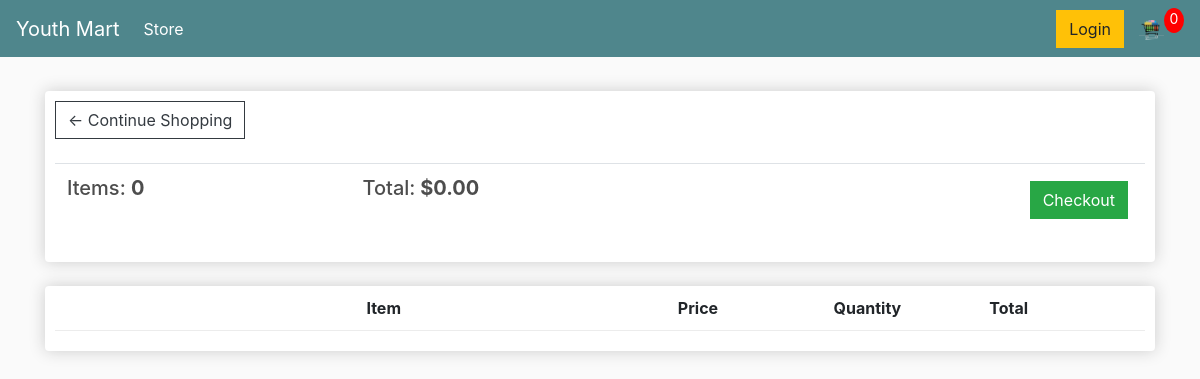
Page /cart/ (signed in) on the earlier database version.
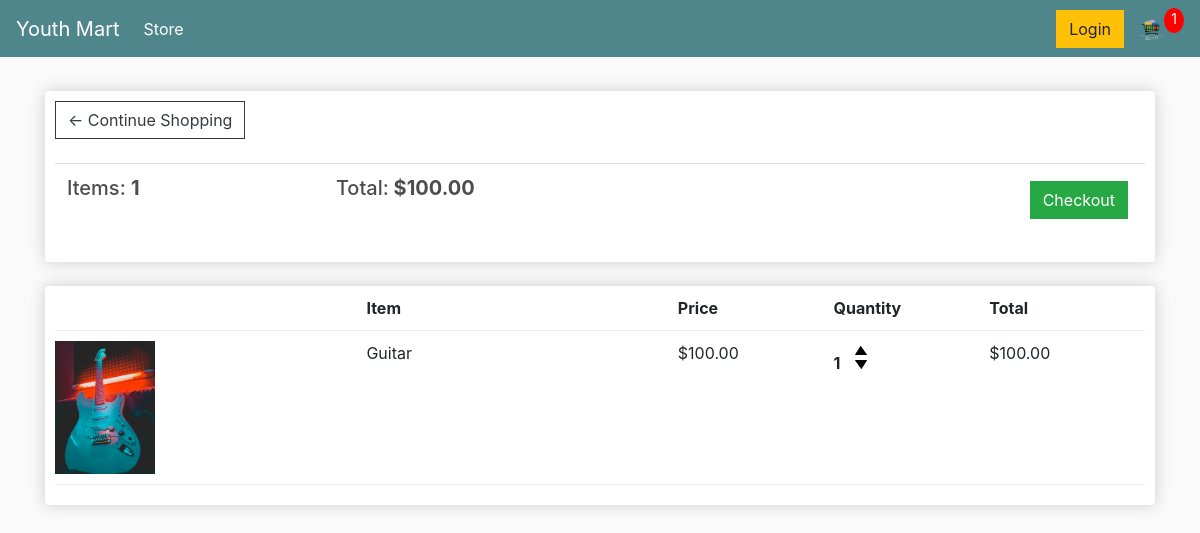
Same page on the later database version.
### store/models.py (models this page shows, shortened)
class Order(models.Model):
	customer = models.ForeignKey(Customer, on_delete=models.SET_NULL, null=True, blank=True)
	date_ordered = models.DateTimeField(auto_now_add=True)
	complete = models.BooleanField(default=False)
	transaction_id = models.CharField(max_length=100, null=True)
	@property
	def get_cart_total(self):
		orderitems = self.orderitem_set.all()
		total = sum([item.get_total for item in orderitems])
		return total
	@property
	def get_cart_items(self):
		orderitems = self.orderitem_set.all()
		total = sum([item.quantity for item in orderitems])
		return total

class OrderItem(models.Model):
	product = models.ForeignKey(Product, on_delete=models.SET_NULL, null=True)
	order = models.ForeignKey(Order, on_delete=models.SET_NULL, null=True)
	quantity = models.IntegerField(default=0, null=True, blank=True)
	date_added = models.DateTimeField(auto_now_add=True)
	@property
	def get_total(self):
		total = self.product.price * self.quantity
		return total

class Product(models.Model):
	name = models.CharField(max_length=200)
	price = models.FloatField()
	digital = models.BooleanField(default=False,null=True, blank=True)
	image = models.ImageField(null=True, blank=True)
	@property
	def imageURL(self):
		try:
			url = self.image.url
		except:
			url = ''
		return url

### store/views.py (the view)
# urls.py: path('cart/', views.cart, name="cart"),
def cart(request):
	data = cartData(request)
	cartItems = data['cartItems']
	order = data['order']
	items = data['items']
	context = {'items':items, 'order':order, 'cartItems':cartItems}
	return render(request, 'store/cart.html', context)

### store/utils.py (called while the page is built)
def cartData(request):
	if request.user.is_authenticated:
		customer = request.user.customer
		order, created = Order.objects.get_or_create(customer=customer, complete=False)
		items = order.orderitem_set.all()
		cartItems = order.get_cart_items
	else:
		cookieData = cookieCart(request)
		cartItems = cookieData['cartItems']
		order = cookieData['order']
		items = cookieData['items']
	return {'cartItems':cartItems ,'order':order, 'items':items}

### store/templates/store/cart.html
{% extends 'store/main.html' %}
{% load static %}
{% block content %}
<div class="row">
    <div class="col-lg-12">
        <div class="box-element">
            <a  class="btn btn-outline-dark" href="{% url 'store' %}">&#x2190; Continue Shopping</a>
            <br>
            <br>
            <table class="table">
                <tr>
                    <th><h5>Items: <strong>{{order.get_cart_items}}</strong></h5></th>
                    <th><h5>Total:<strong> ${{order.get_cart_total|floatformat:2}}</strong></h5></th>
                    <th>
                        <a  style="float:right; margin:5px;" class="btn btn-success" href="{% url 'checkout' %}">Checkout</a>
                    </th>
                </tr>
            </table>
        </div>
        <br>
        <div class="box-element">
            <div class="cart-row">
                <div style="flex:2"></div>
                <div style="flex:2"><strong>Item</strong></div>
                <div style="flex:1"><strong>Price</strong></div>
                <div style="flex:1"><strong>Quantity</strong></div>
                <div style="flex:1"><strong>Total</strong></div>
            </div>
            {% for item in items %}
            <div class="cart-row">
                <div style="flex:2"><img class="row-image" src="{{item.product.imageURL}}"></div>
                <div style="flex:2"><p>{{item.product.name}}</p></div>
                <div style="flex:1"><p>${{item.product.price|floatformat:2}}</p></div>
                <div style="flex:1">
                    <p class="quantity">{{item.quantity}}</p>
                    <div class="quantity">
                        <img data-product="{{item.product.id}}" data-action="add" class="chg-quantity update-cart" src="{% static  'images/arrow-up.png' %}">
                        <img data-product="{{item.product.id}}" data-action="remove" class="chg-quantity update-cart" src="{% static  'images/arrow-down.png' %}">
                    </div>
                </div>
                <div style="flex:1"><p>${{item.get_total|floatformat:2}}</p></div>
            </div>
            {% endfor %}
        </div>
    </div>
</div>
{% endblock content %}

Differences in the rows shown:
computed for Order: get_cart_items "0" → "1"; get_cart_total "0.00" → "100.00"
added OrderItem: product.imageURL (picture), product.name "Guitar", product.price "100.00", quantity "1", get_total "100.00"
Other differences:
{{ cartItems }}: "0" → "1"
